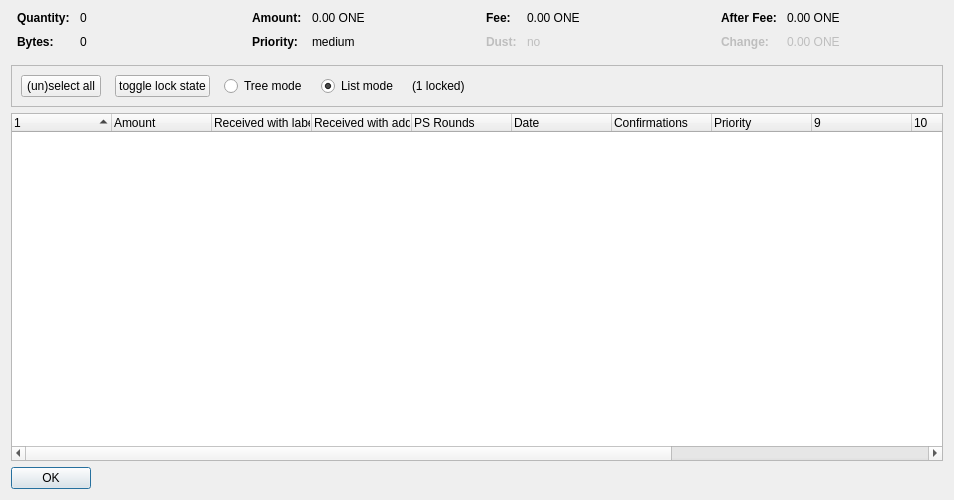
<?xml version="1.0" encoding="UTF-8"?>
<ui version="4.0">
 <class>CoinControlDialog</class>
 <widget class="QDialog" name="CoinControlDialog">
  <property name="geometry">
   <rect>
    <x>0</x>
    <y>0</y>
    <width>954</width>
    <height>500</height>
   </rect>
  </property>
  <property name="windowTitle">
   <string>Coin Selection</string>
  </property>
  <layout class="QVBoxLayout" name="verticalLayout">
   <item>
    <layout class="QHBoxLayout" name="horizontalLayoutTop" stretch="0,0,0,0">
     <property name="topMargin">
      <number>0</number>
     </property>
     <property name="bottomMargin">
      <number>10</number>
     </property>
     <item>
      <layout class="QFormLayout" name="formLayoutCoinControl1">
       <property name="horizontalSpacing">
        <number>10</number>
       </property>
       <property name="verticalSpacing">
        <number>10</number>
       </property>
       <property name="leftMargin">
        <number>6</number>
       </property>
       <property name="rightMargin">
        <number>6</number>
       </property>
       <item row="0" column="0">
        <widget class="QLabel" name="labelCoinControlQuantityText">
         <property name="font">
          <font>
           <weight>75</weight>
           <bold>true</bold>
          </font>
         </property>
         <property name="text">
          <string>Quantity:</string>
         </property>
        </widget>
       </item>
       <item row="0" column="1">
        <widget class="QLabel" name="labelCoinControlQuantity">
         <property name="cursor">
          <cursorShape>IBeamCursor</cursorShape>
         </property>
         <property name="contextMenuPolicy">
          <enum>Qt::ActionsContextMenu</enum>
         </property>
         <property name="text">
          <string notr="true">0</string>
         </property>
         <property name="textInteractionFlags">
          <set>Qt::LinksAccessibleByMouse|Qt::TextSelectableByKeyboard|Qt::TextSelectableByMouse</set>
         </property>
        </widget>
       </item>
       <item row="1" column="0">
        <widget class="QLabel" name="labelCoinControlBytesText">
         <property name="font">
          <font>
           <weight>75</weight>
           <bold>true</bold>
          </font>
         </property>
         <property name="text">
          <string>Bytes:</string>
         </property>
        </widget>
       </item>
       <item row="1" column="1">
        <widget class="QLabel" name="labelCoinControlBytes">
         <property name="cursor">
          <cursorShape>IBeamCursor</cursorShape>
         </property>
         <property name="contextMenuPolicy">
          <enum>Qt::ActionsContextMenu</enum>
         </property>
         <property name="text">
          <string notr="true">0</string>
         </property>
         <property name="textInteractionFlags">
          <set>Qt::LinksAccessibleByMouse|Qt::TextSelectableByKeyboard|Qt::TextSelectableByMouse</set>
         </property>
        </widget>
       </item>
      </layout>
     </item>
     <item>
      <layout class="QFormLayout" name="formLayoutCoinControl2">
       <property name="horizontalSpacing">
        <number>10</number>
       </property>
       <property name="verticalSpacing">
        <number>10</number>
       </property>
       <property name="leftMargin">
        <number>6</number>
       </property>
       <property name="rightMargin">
        <number>6</number>
       </property>
       <item row="0" column="0">
        <widget class="QLabel" name="labelCoinControlAmountText">
         <property name="font">
          <font>
           <weight>75</weight>
           <bold>true</bold>
          </font>
         </property>
         <property name="text">
          <string>Amount:</string>
         </property>
        </widget>
       </item>
       <item row="0" column="1">
        <widget class="QLabel" name="labelCoinControlAmount">
         <property name="cursor">
          <cursorShape>IBeamCursor</cursorShape>
         </property>
         <property name="contextMenuPolicy">
          <enum>Qt::ActionsContextMenu</enum>
         </property>
         <property name="text">
          <string notr="true">0.00 ONE</string>
         </property>
         <property name="textInteractionFlags">
          <set>Qt::LinksAccessibleByMouse|Qt::TextSelectableByKeyboard|Qt::TextSelectableByMouse</set>
         </property>
        </widget>
       </item>
       <item row="1" column="0">
        <widget class="QLabel" name="labelCoinControlPriorityText">
         <property name="font">
          <font>
           <weight>75</weight>
           <bold>true</bold>
          </font>
         </property>
         <property name="text">
          <string>Priority:</string>
         </property>
        </widget>
       </item>
       <item row="1" column="1">
        <widget class="QLabel" name="labelCoinControlPriority">
         <property name="cursor">
          <cursorShape>IBeamCursor</cursorShape>
         </property>
         <property name="contextMenuPolicy">
          <enum>Qt::ActionsContextMenu</enum>
         </property>
         <property name="text">
          <string>medium</string>
         </property>
         <property name="textInteractionFlags">
          <set>Qt::LinksAccessibleByMouse|Qt::TextSelectableByKeyboard|Qt::TextSelectableByMouse</set>
         </property>
        </widget>
       </item>
      </layout>
     </item>
     <item>
      <layout class="QFormLayout" name="formLayoutCoinControl3">
       <property name="horizontalSpacing">
        <number>10</number>
       </property>
       <property name="verticalSpacing">
        <number>10</number>
       </property>
       <property name="leftMargin">
        <number>6</number>
       </property>
       <property name="rightMargin">
        <number>6</number>
       </property>
       <item row="0" column="0">
        <widget class="QLabel" name="labelCoinControlFeeText">
         <property name="font">
          <font>
           <weight>75</weight>
           <bold>true</bold>
          </font>
         </property>
         <property name="text">
          <string>Fee:</string>
         </property>
        </widget>
       </item>
       <item row="0" column="1">
        <widget class="QLabel" name="labelCoinControlFee">
         <property name="cursor">
          <cursorShape>IBeamCursor</cursorShape>
         </property>
         <property name="contextMenuPolicy">
          <enum>Qt::ActionsContextMenu</enum>
         </property>
         <property name="text">
          <string notr="true">0.00 ONE</string>
         </property>
         <property name="textInteractionFlags">
          <set>Qt::LinksAccessibleByMouse|Qt::TextSelectableByKeyboard|Qt::TextSelectableByMouse</set>
         </property>
        </widget>
       </item>
       <item row="1" column="0">
        <widget class="QLabel" name="labelCoinControlLowOutputText">
         <property name="enabled">
          <bool>false</bool>
         </property>
         <property name="font">
          <font>
           <weight>75</weight>
           <bold>true</bold>
          </font>
         </property>
         <property name="text">
          <string>Dust:</string>
         </property>
        </widget>
       </item>
       <item row="1" column="1">
        <widget class="QLabel" name="labelCoinControlLowOutput">
         <property name="enabled">
          <bool>false</bool>
         </property>
         <property name="cursor">
          <cursorShape>IBeamCursor</cursorShape>
         </property>
         <property name="contextMenuPolicy">
          <enum>Qt::ActionsContextMenu</enum>
         </property>
         <property name="text">
          <string>no</string>
         </property>
         <property name="textInteractionFlags">
          <set>Qt::LinksAccessibleByMouse|Qt::TextSelectableByKeyboard|Qt::TextSelectableByMouse</set>
         </property>
        </widget>
       </item>
      </layout>
     </item>
     <item>
      <layout class="QFormLayout" name="formLayoutCoinControl4">
       <property name="horizontalSpacing">
        <number>10</number>
       </property>
       <property name="verticalSpacing">
        <number>10</number>
       </property>
       <property name="leftMargin">
        <number>6</number>
       </property>
       <property name="rightMargin">
        <number>6</number>
       </property>
       <item row="0" column="0">
        <widget class="QLabel" name="labelCoinControlAfterFeeText">
         <property name="font">
          <font>
           <weight>75</weight>
           <bold>true</bold>
          </font>
         </property>
         <property name="text">
          <string>After Fee:</string>
         </property>
        </widget>
       </item>
       <item row="0" column="1">
        <widget class="QLabel" name="labelCoinControlAfterFee">
         <property name="cursor">
          <cursorShape>IBeamCursor</cursorShape>
         </property>
         <property name="contextMenuPolicy">
          <enum>Qt::ActionsContextMenu</enum>
         </property>
         <property name="text">
          <string notr="true">0.00 ONE</string>
         </property>
         <property name="textInteractionFlags">
          <set>Qt::LinksAccessibleByMouse|Qt::TextSelectableByKeyboard|Qt::TextSelectableByMouse</set>
         </property>
        </widget>
       </item>
       <item row="1" column="0">
        <widget class="QLabel" name="labelCoinControlChangeText">
         <property name="enabled">
          <bool>false</bool>
         </property>
         <property name="font">
          <font>
           <weight>75</weight>
           <bold>true</bold>
          </font>
         </property>
         <property name="text">
          <string>Change:</string>
         </property>
        </widget>
       </item>
       <item row="1" column="1">
        <widget class="QLabel" name="labelCoinControlChange">
         <property name="enabled">
          <bool>false</bool>
         </property>
         <property name="cursor">
          <cursorShape>IBeamCursor</cursorShape>
         </property>
         <property name="contextMenuPolicy">
          <enum>Qt::ActionsContextMenu</enum>
         </property>
         <property name="text">
          <string notr="true">0.00 ONE</string>
         </property>
         <property name="textInteractionFlags">
          <set>Qt::LinksAccessibleByMouse|Qt::TextSelectableByKeyboard|Qt::TextSelectableByMouse</set>
         </property>
        </widget>
       </item>
      </layout>
     </item>
    </layout>
   </item>
   <item>
    <widget class="QFrame" name="frame">
     <property name="minimumSize">
      <size>
       <width>0</width>
       <height>40</height>
      </size>
     </property>
     <property name="frameShape">
      <enum>QFrame::StyledPanel</enum>
     </property>
     <property name="frameShadow">
      <enum>QFrame::Sunken</enum>
     </property>
     <layout class="QHBoxLayout" name="horizontalLayout">
      <item>
       <layout class="QHBoxLayout" name="horizontalLayoutPanel" stretch="0,0,0,0,0,0">
        <property name="spacing">
         <number>14</number>
        </property>
        <item>
         <widget class="QPushButton" name="pushButtonSelectAll">
          <property name="sizePolicy">
           <sizepolicy hsizetype="Maximum" vsizetype="Fixed">
            <horstretch>0</horstretch>
            <verstretch>0</verstretch>
           </sizepolicy>
          </property>
          <property name="text">
           <string>(un)select all</string>
          </property>
          <property name="autoDefault">
           <bool>false</bool>
          </property>
         </widget>
        </item>
        <item>
         <widget class="QPushButton" name="pushButtonToggleLock">
          <property name="sizePolicy">
           <sizepolicy hsizetype="Maximum" vsizetype="Fixed">
            <horstretch>0</horstretch>
            <verstretch>0</verstretch>
           </sizepolicy>
          </property>
          <property name="text">
           <string>toggle lock state</string>
          </property>
          <property name="autoDefault">
           <bool>false</bool>
          </property>
         </widget>
        </item>
        <item>
         <widget class="QRadioButton" name="radioTreeMode">
          <property name="sizePolicy">
           <sizepolicy hsizetype="Maximum" vsizetype="Fixed">
            <horstretch>0</horstretch>
            <verstretch>0</verstretch>
           </sizepolicy>
          </property>
          <property name="text">
           <string>Tree mode</string>
          </property>
         </widget>
        </item>
        <item>
         <widget class="QRadioButton" name="radioListMode">
          <property name="sizePolicy">
           <sizepolicy hsizetype="Maximum" vsizetype="Fixed">
            <horstretch>0</horstretch>
            <verstretch>0</verstretch>
           </sizepolicy>
          </property>
          <property name="text">
           <string>List mode</string>
          </property>
          <property name="checked">
           <bool>true</bool>
          </property>
         </widget>
        </item>
        <item>
         <widget class="QLabel" name="labelLocked">
          <property name="text">
           <string>(1 locked)</string>
          </property>
         </widget>
        </item>
        <item>
         <spacer name="horizontalSpacer">
          <property name="orientation">
           <enum>Qt::Horizontal</enum>
          </property>
          <property name="sizeHint" stdset="0">
           <size>
            <width>40</width>
            <height>20</height>
           </size>
          </property>
         </spacer>
        </item>
       </layout>
      </item>
     </layout>
    </widget>
   </item>
   <item>
    <widget class="CoinControlTreeWidget" name="treeWidget">
     <property name="contextMenuPolicy">
      <enum>Qt::CustomContextMenu</enum>
     </property>
     <property name="sortingEnabled">
      <bool>false</bool>
     </property>
     <property name="columnCount">
      <number>13</number>
     </property>
     <attribute name="headerShowSortIndicator" stdset="0">
      <bool>true</bool>
     </attribute>
     <attribute name="headerStretchLastSection">
      <bool>false</bool>
     </attribute>
     <column>
      <property name="text">
       <string/>
      </property>
     </column>
     <column>
      <property name="text">
       <string>Amount</string>
      </property>
     </column>
     <column>
      <property name="text">
       <string>Received with label</string>
      </property>
     </column>
     <column>
      <property name="text">
       <string>Received with address</string>
      </property>
     </column>
     <column>
      <property name="text">
       <string>PS Rounds</string>
      </property>
     </column>
     <column>
      <property name="text">
       <string>Date</string>
      </property>
     </column>
     <column>
      <property name="text">
       <string>Confirmations</string>
      </property>
      <property name="toolTip">
       <string>Confirmed</string>
      </property>
     </column>
     <column>
      <property name="text">
       <string>Priority</string>
      </property>
     </column>
     <column>
      <property name="text">
       <string/>
      </property>
     </column>
     <column>
      <property name="text">
       <string/>
      </property>
     </column>
     <column>
      <property name="text">
       <string/>
      </property>
     </column>
     <column>
      <property name="text">
       <string/>
      </property>
     </column>
     <column>
      <property name="text">
       <string/>
      </property>
     </column>
    </widget>
   </item>
   <item>
    <widget class="QDialogButtonBox" name="buttonBox">
     <property name="sizePolicy">
      <sizepolicy hsizetype="Maximum" vsizetype="Fixed">
       <horstretch>0</horstretch>
       <verstretch>0</verstretch>
      </sizepolicy>
     </property>
     <property name="orientation">
      <enum>Qt::Horizontal</enum>
     </property>
     <property name="standardButtons">
      <set>QDialogButtonBox::Ok</set>
     </property>
    </widget>
   </item>
  </layout>
 </widget>
 <customwidgets>
  <customwidget>
   <class>CoinControlTreeWidget</class>
   <extends>QTreeWidget</extends>
   <header>coincontroltreewidget.h</header>
  </customwidget>
 </customwidgets>
 <resources/>
 <connections/>
</ui>
